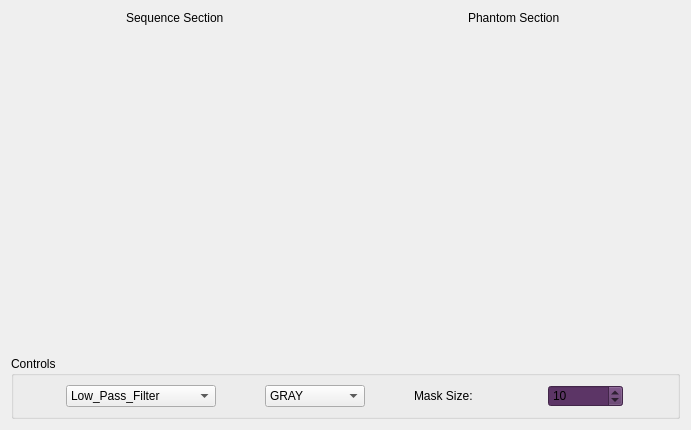
<?xml version="1.0" encoding="UTF-8"?>
<ui version="4.0">
 <class>Form</class>
 <widget class="QWidget" name="Form">
  <property name="geometry">
   <rect>
    <x>0</x>
    <y>0</y>
    <width>691</width>
    <height>430</height>
   </rect>
  </property>
  <property name="windowTitle">
   <string>Form</string>
  </property>
  <layout class="QHBoxLayout" name="horizontalLayout_5">
   <item>
    <layout class="QVBoxLayout" name="verticalLayout">
     <item>
      <layout class="QHBoxLayout" name="horizontalLayout_4">
       <item>
        <layout class="QVBoxLayout" name="image_layout">
         <item alignment="Qt::AlignHCenter">
          <widget class="QLabel" name="label_2">
           <property name="styleSheet">
            <string notr="true">font: 75 italic 13pt &quot;Ubuntu Condensed&quot;;
</string>
           </property>
           <property name="text">
            <string>Sequence Section </string>
           </property>
          </widget>
         </item>
         <item>
          <spacer name="horizontalSpacer">
           <property name="orientation">
            <enum>Qt::Horizontal</enum>
           </property>
           <property name="sizeHint" stdset="0">
            <size>
             <width>40</width>
             <height>20</height>
            </size>
           </property>
          </spacer>
         </item>
         <item>
          <spacer name="verticalSpacer">
           <property name="orientation">
            <enum>Qt::Vertical</enum>
           </property>
           <property name="sizeHint" stdset="0">
            <size>
             <width>20</width>
             <height>40</height>
            </size>
           </property>
          </spacer>
         </item>
        </layout>
       </item>
       <item>
        <layout class="QVBoxLayout" name="filtered_layout">
         <item alignment="Qt::AlignHCenter">
          <widget class="QLabel" name="label">
           <property name="styleSheet">
            <string notr="true">font: 75 italic 12pt &quot;Ubuntu Condensed&quot;;</string>
           </property>
           <property name="text">
            <string>Phantom Section</string>
           </property>
          </widget>
         </item>
         <item>
          <spacer name="horizontalSpacer_2">
           <property name="orientation">
            <enum>Qt::Horizontal</enum>
           </property>
           <property name="sizeHint" stdset="0">
            <size>
             <width>40</width>
             <height>20</height>
            </size>
           </property>
          </spacer>
         </item>
         <item>
          <spacer name="verticalSpacer_3">
           <property name="orientation">
            <enum>Qt::Vertical</enum>
           </property>
           <property name="sizeHint" stdset="0">
            <size>
             <width>20</width>
             <height>40</height>
            </size>
           </property>
          </spacer>
         </item>
        </layout>
       </item>
      </layout>
     </item>
     <item>
      <widget class="QGroupBox" name="groupBox">
       <property name="title">
        <string>Controls</string>
       </property>
       <layout class="QHBoxLayout" name="horizontalLayout_2">
        <item>
         <widget class="QComboBox" name="filters_list">
          <property name="maximumSize">
           <size>
            <width>150</width>
            <height>16777215</height>
           </size>
          </property>
          <property name="cursor">
           <cursorShape>PointingHandCursor</cursorShape>
          </property>
          <item>
           <property name="text">
            <string>Low_Pass_Filter</string>
           </property>
          </item>
          <item>
           <property name="text">
            <string>High_Pass_Filter</string>
           </property>
          </item>
          <item>
           <property name="text">
            <string>Median_Filter</string>
           </property>
          </item>
          <item>
           <property name="text">
            <string>Laplacian_Filter</string>
           </property>
          </item>
         </widget>
        </item>
        <item>
         <widget class="QComboBox" name="modes_list">
          <property name="maximumSize">
           <size>
            <width>100</width>
            <height>16777215</height>
           </size>
          </property>
          <property name="cursor">
           <cursorShape>PointingHandCursor</cursorShape>
          </property>
          <item>
           <property name="text">
            <string>GRAY</string>
           </property>
          </item>
          <item>
           <property name="text">
            <string>RGB</string>
           </property>
          </item>
         </widget>
        </item>
        <item>
         <widget class="QLabel" name="label_5">
          <property name="maximumSize">
           <size>
            <width>85</width>
            <height>16777215</height>
           </size>
          </property>
          <property name="text">
           <string>Mask Size:</string>
          </property>
         </widget>
        </item>
        <item>
         <widget class="QSpinBox" name="kernal_spinbox">
          <property name="maximumSize">
           <size>
            <width>75</width>
            <height>16777215</height>
           </size>
          </property>
          <property name="cursor">
           <cursorShape>PointingHandCursor</cursorShape>
          </property>
          <property name="styleSheet">
           <string notr="true">background-color: rgb(92, 53, 102);</string>
          </property>
          <property name="maximum">
           <number>500</number>
          </property>
          <property name="singleStep">
           <number>5</number>
          </property>
          <property name="value">
           <number>10</number>
          </property>
         </widget>
        </item>
       </layout>
      </widget>
     </item>
     <item>
      <layout class="QHBoxLayout" name="horizontalLayout"/>
     </item>
    </layout>
   </item>
  </layout>
 </widget>
 <resources/>
 <connections/>
</ui>
